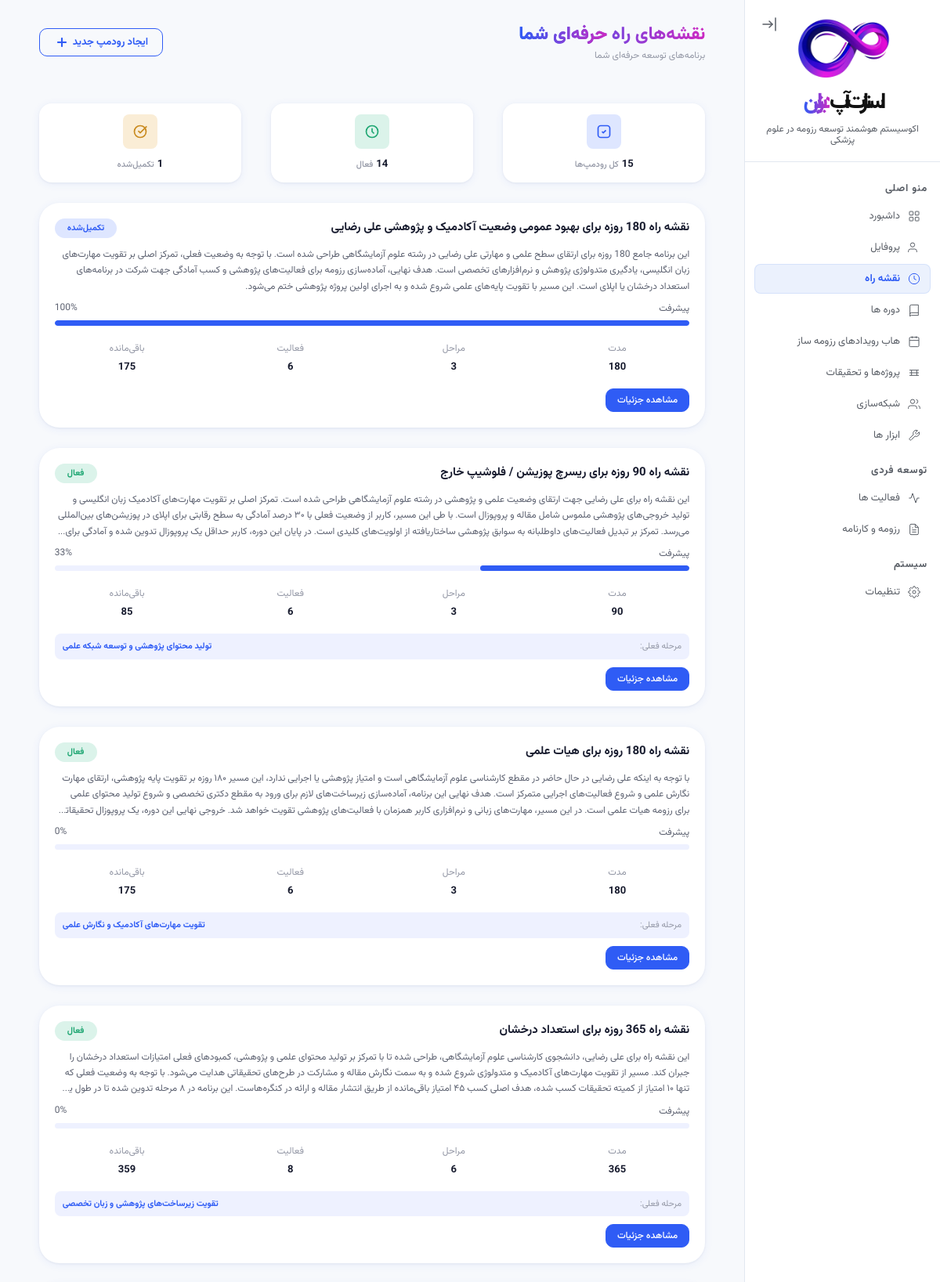
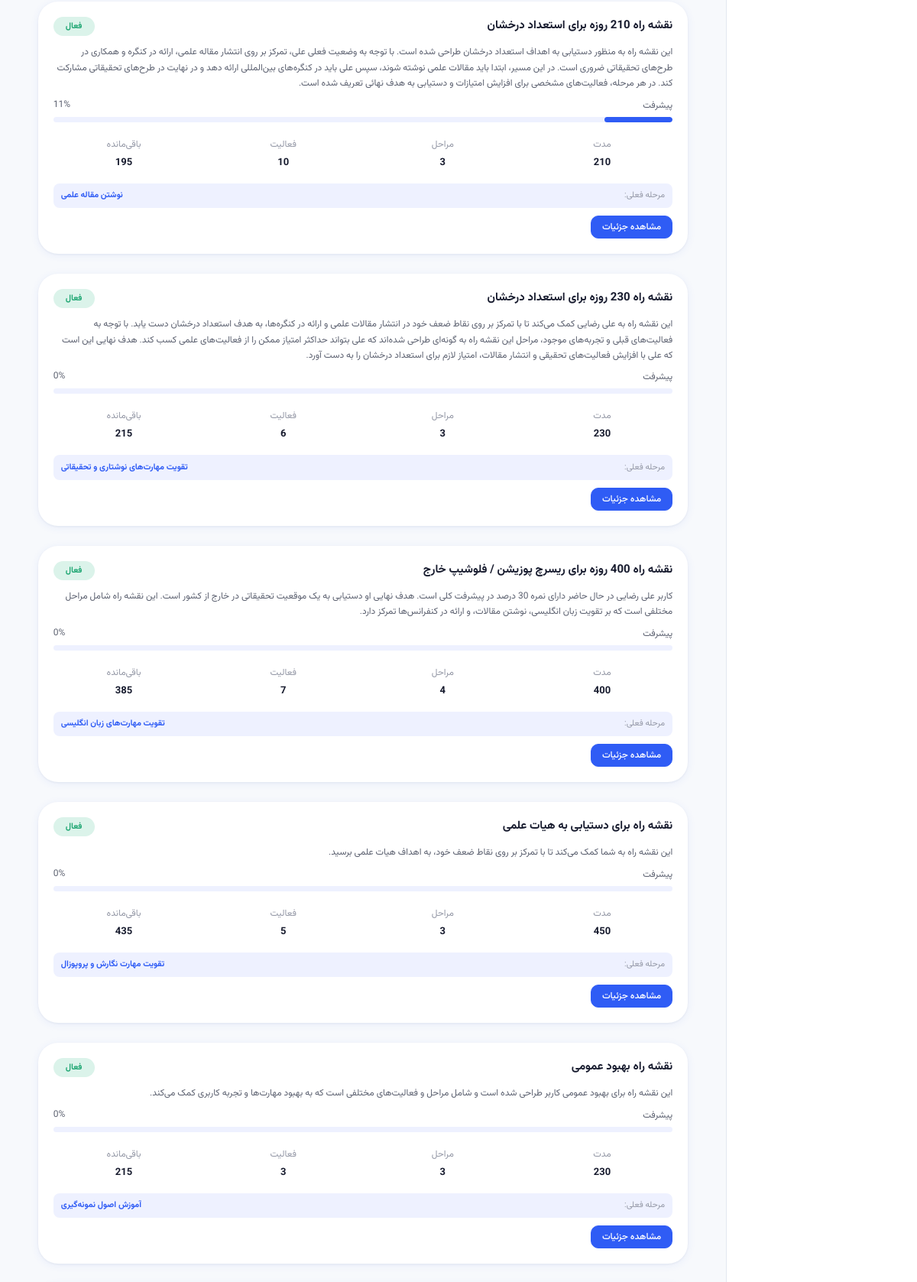
The page /roadmap/ (signed in, upper part) on the database its author committed (2 pictures, top to bottom).
### roadmap/models.py (models this page shows, shortened)
class Roadmap(models.Model):
    STATUS_CHOICES = [
        ('draft', 'پیش‌نویس'),
        ('active', 'فعال'),
        ('completed', 'تکمیل‌شده'),
        ('paused', 'متوقف'),
    ]
    GOAL_CHOICES = [
        ('estedad_darakhshan', 'استعداد درخشان'),
        ('40_emtiaz', '۴۰ امتیازی'),
        ('heyat_elmi', 'هیات علمی'),
        ('research_position', 'ریسرچ پوزیشن / فلوشیپ خارج'),
        ('general', 'بهبود عمومی'),
    ]
    user = models.ForeignKey(User, on_delete=models.CASCADE, related_name='roadmaps')
    title = models.CharField(max_length=255, verbose_name='عنوان رودمپ')
    description = models.TextField(blank=True, null=True, verbose_name='توضیحات')
    goal = models.CharField(max_length=50, choices=GOAL_CHOICES, verbose_name='هدف')
    goal_details = models.TextField(blank=True, null=True, verbose_name='جزئیات هدف')
    status = models.CharField(
        max_length=20,
        choices=STATUS_CHOICES,
        default='draft',
        verbose_name='وضعیت'
    )
    duration_days = models.PositiveIntegerField(
        validators=[MinValueValidator(1), MaxValueValidator(1095)],
        verbose_name='مدت زمان (روز)'
    )
    start_date = models.DateField(auto_now_add=True, verbose_name='تاریخ شروع')
    target_end_date = models.DateField(verbose_name='تاریخ هدف')
    ai_generated = models.BooleanField(default=False, verbose_name='تولید شده توسط AI')
    ai_prompt = models.TextField(blank=True, null=True, verbose_name='prompt AI')
    ai_analysis = models.JSONField(default=dict, blank=True, verbose_name='تحلیل AI')
    total_score = models.FloatField(default=0, verbose_name='امتیاز کل')
    score_breakdown = models.JSONField(default=dict, blank=True, verbose_name='تفکیک امتیاز')
    created_at = models.DateTimeField(auto_now_add=True)
    updated_at = models.DateTimeField(auto_now=True)
    class Meta:
        ordering = ['-created_at']
        verbose_name = 'نقشه راه'
        verbose_name_plural = 'نقشه‌های راه'
    def get_progress(self):
        stages = self.stages.all()
        if not stages:
            return 0
        total = sum(stage.get_progress() for stage in stages)
        return int(total / stages.count())
    def get_active_stage(self):
        return self.stages.filter(status='active').first()
    def get_remaining_days(self):
        from datetime import date
        remaining = (self.target_end_date - date.today()).days
        return max(0, remaining)

class Stage(models.Model):
    STATUS_CHOICES = [
        ('upcoming', 'در انتظار'),
        ('active', 'در حال انجام'),
        ('completed', 'تکمیل‌شده'),
    ]
    PHASE_TYPE_CHOICES = [
        ('foundation', 'بنیادی'),
        ('development', 'توسعه'),
        ('optimization', 'بهینه‌سازی'),
        ('execution', 'اجرا'),
    ]
    PRIORITY_CHOICES = [
        ('low', 'کم'),
        ('medium', 'متوسط'),
        ('high', 'زیاد'),
    ]
    roadmap = models.ForeignKey(Roadmap, on_delete=models.CASCADE, related_name='stages')
    order = models.PositiveIntegerField(verbose_name='ترتیب')
    title = models.CharField(max_length=255, verbose_name='عنوان مرحله')
    description = models.TextField(blank=True, null=True, verbose_name='توضیحات')
    objectives = models.TextField(blank=True, null=True, verbose_name='اهداف')
    status = models.CharField(
        max_length=20,
        choices=STATUS_CHOICES,
        default='upcoming',
        verbose_name='وضعیت'
    )
    phase_type = models.CharField(
        max_length=20,
        choices=PHASE_TYPE_CHOICES,
        blank=True,
        null=True,
        verbose_name='نوع فاز'
    )
    priority = models.CharField(
        max_length=10,
        choices=PRIORITY_CHOICES,
        default='medium',
        verbose_name='اولویت'
    )
    duration_days = models.PositiveIntegerField(verbose_name='مدت زمان (روز)')
    start_date = models.DateField(verbose_name='تاریخ شروع')
    end_date = models.DateField(verbose_name='تاریخ پایان')
    milestone = models.CharField(
        max_length=500,
        blank=True,
        null=True,
        verbose_name='نقطه عطف (معیار تکمیل)'
    )
    success_criteria = models.JSONField(default=list, blank=True, verbose_name='معیارهای موفقیت')
    risks = models.JSONField(default=list, blank=True, verbose_name='ریسک‌های احتمالی')
    recommended_resources = models.JSONField(default=list, blank=True, verbose_name='منابع پیشنهادی')
    created_at = models.DateTimeField(auto_now_add=True)
    updated_at = models.DateTimeField(auto_now=True)
    class Meta:
        ordering = ['roadmap', 'order']
        verbose_name = 'مرحله'
        verbose_name_plural = 'مراحل'
        unique_together = ('roadmap', 'order')
    def get_progress(self):
        activities = self.stage_activities.all()
        if not activities:
            return 0
        completed = activities.filter(is_completed=True).count()
        return int((completed / activities.count()) * 100)

class StageActivity(models.Model):
    stage = models.ForeignKey(
        Stage,
        on_delete=models.CASCADE,
        related_name='stage_activities'
    )
    activity = models.ForeignKey(
        Activity,
        on_delete=models.CASCADE,
        related_name='stage_activities'
    )
    order = models.PositiveIntegerField(verbose_name='ترتیب')
    is_completed = models.BooleanField(default=False, verbose_name='تکمیل‌شده')
    completion_date = models.DateField(blank=True, null=True, verbose_name='تاریخ تکمیل')
    saved_to_profile = models.CharField(
        max_length=50,
        blank=True,
        null=True,
        choices=[
            ('articles', 'مقالات'),
            ('presentations', 'ارائه‌ها'),
            ('executive_records', 'سوابق اجرایی'),
            ('training_courses', 'دوره‌های آموزشی'),
        ],
        verbose_name='ثبت شده در'
    )
    profile_data = models.JSONField(default=dict, blank=True, verbose_name='داده‌های پروفایل')
    progress_percentage = models.PositiveIntegerField(
        default=0,
        validators=[MinValueValidator(0), MaxValueValidator(100)],
        verbose_name='درصد پیشرفت'
    )
    notes = models.TextField(blank=True, null=True, verbose_name='یادداشت‌ها')
    actual_start_date = models.DateField(
        blank=True,
        null=True,
        verbose_name='تاریخ شروع واقعی'
    )
    actual_end_date = models.DateField(
        blank=True,
        null=True,
        verbose_name='تاریخ پایان واقعی'
    )
    static_item_id = models.CharField(
        max_length=100,
        blank=True,
        null=True,
        verbose_name='شناسه آیتم ثابت'
    )
    static_item_data = models.JSONField(
        default=dict,
        blank=True,
        verbose_name='داده‌های آیتم ثابت'
    )
    activity_source = models.CharField(
        max_length=20,
        choices=[
            ('static', 'از لیست ثابت'),
            ('custom', 'دستی ایجاد شده'),
        ],
        default='custom',
        verbose_name='منبع فعالیت'
    )
    checkpoints = models.JSONField(
        default=list,
        blank=True,
        verbose_name='نقاط کنترل',
        help_text=(
            '[{"id": 1, "source_type": "manual|course|project", "title": "...", '
            '"description": "...", "priority": "low|medium|high", "due_date": null, '
            '"notes": "...", "source_id": null, "source_url": null, '
            '"is_completed": false, "date": null}]'
        )
    )
    resources = models.JSONField(
        default=list,
        blank=True,
        verbose_name='منابع',
        help_text='[{"title": "...", "url": "...", "type": "link"}]'
    )
    result_summary = models.TextField(
        blank=True,
        null=True,
        verbose_name='خلاصه نتایج'
    )
    outcome_data = models.JSONField(
        default=dict,
        blank=True,
        verbose_name='داده‌های نتیجه'
    )
    created_at = models.DateTimeField(auto_now_add=True)
    updated_at = models.DateTimeField(auto_now=True)
    class Meta:
        ordering = ['stage', 'order']
        verbose_name = 'فعالیت مرحله'
        verbose_name_plural = 'فعالیت‌های مرحله'
        unique_together = ('stage', 'activity', 'order')

### roadmap/views.py (the view)
# urls.py: path('', views.roadmap_list, name='roadmap_list'),
@login_required
def roadmap_list(request):
    roadmaps = (
        Roadmap.objects.filter(user=request.user)
        .annotate(
            stages_count=Count('stages', distinct=True),
            activities_count=Count('stages__stage_activities', distinct=True),
        )
        .prefetch_related('stages')
        .order_by('-id')
    )
    context = {
        'roadmaps': roadmaps,
        'active_count': roadmaps.filter(status='active').count(),
        'completed_count': roadmaps.filter(status='completed').count(),
    }
    return render(request, 'roadmap/roadmap_list.html', context)

### templates/roadmap/roadmap_list.html (shortened to what this page needs)
{% extends 'base.html' %}
{% load static %}
{% block extra_css %}
<link rel="stylesheet" href="{% static 'css/roadmap.css' %}">
{% endblock %}
{% block content %}
<div class="rm-page">
  <div class="rm-topbar">
    <div>
      <h1 class="rm-page-title">نقشه‌های راه <span class="rm-title-grad">حرفه‌ای شما</span></h1>
      <p class="rm-page-sub">برنامه‌های توسعه حرفه‌ای شما</p>
    </div>
    <a href="{% url 'roadmap:roadmap_create' %}" class="btn btn-outline btn-full btn-lg btn-fit">
      ایجاد رودمپ جدید
      <svg width="16" height="16" viewBox="0 0 24 24" fill="none" stroke="currentColor" stroke-width="2.5"><line x1="12" y1="5" x2="12" y2="19"/><line x1="5" y1="12" x2="19" y2="12"/></svg>
    </a>
  </div>
  <div class="rm-stats-row-3">
    <div class="rm-stat-card">
      <span class="rm-stat-icon rm-stat-icon-total">
        <svg width="20" height="20" viewBox="0 0 24 24" fill="none" stroke="currentColor" stroke-width="2"><rect x="3" y="3" width="18" height="18" rx="4"/><path d="M9 12l2 2 4-4"/></svg>
      </span>
      <div>
        <span class="rm-stat-value">{{ roadmaps|length }}</span>
        <span class="rm-stat-label">کل رودمپ‌ها</span>
      </div>
    </div>
    <div class="rm-stat-card">
      <span class="rm-stat-icon rm-stat-icon-active">
        <svg width="20" height="20" viewBox="0 0 24 24" fill="none" stroke="currentColor" stroke-width="2"><circle cx="12" cy="12" r="9"/><path d="M12 7v5l3 3"/></svg>
      </span>
      <div>
        <span class="rm-stat-value">{{ active_count }}</span>
        <span class="rm-stat-label">فعال</span>
      </div>
    </div>
    <div class="rm-stat-card">
      <span class="rm-stat-icon rm-stat-icon-done">
        <svg width="20" height="20" viewBox="0 0 24 24" fill="none" stroke="currentColor" stroke-width="2"><path d="M9 11l3 3L22 4"/><path d="M21 12a9 9 0 11-18 0 9 9 0 0118 0z"/></svg>
      </span>
      <div>
        <span class="rm-stat-value">{{ completed_count }}</span>
        <span class="rm-stat-label">تکمیل‌شده</span>
      </div>
    </div>
  </div>
  {% if roadmaps %}
  <div class="rm-grid">
    {% for roadmap in roadmaps %}
    <div class="rm-card">
      <div class="rm-card-head">
        <h3 class="rm-card-title">{{ roadmap.title }}</h3>
        <span class="rm-status-pill rm-list-status-{{ roadmap.status }}">
          {% if roadmap.status == 'active' %}فعال
          {% elif roadmap.status == 'completed' %}تکمیل‌شده
          {% elif roadmap.status == 'paused' %}متوقف
          {% else %}پیش‌نویس{% endif %}
        </span>
      </div>
      <p class="rm-card-desc">{{ roadmap.description }}</p>
      <div class="rm-list-progress-wrap">
        <div class="rm-progress-meta">
          <span>پیشرفت</span>
          <span>{{ roadmap.get_progress }}%</span>
        </div>
        <div class="rm-progress-track">
          <div class="rm-progress-fill" style="width: {{ roadmap.get_progress }}%;"></div>
        </div>
      </div>
      <div class="rm-meta-row">
        <div class="rm-meta-item">
          <span class="rm-meta-label">مدت</span>
          <span class="rm-meta-val">{{ roadmap.duration_days }}</span>
        </div>
        <div class="rm-meta-item">
          <span class="rm-meta-label">مراحل</span>
          <span class="rm-meta-val">{{ roadmap.stages_count }}</span>
        </div>
        <div class="rm-meta-item">
          <span class="rm-meta-label">فعالیت</span>
          <span class="rm-meta-val">{{ roadmap.activities_count }}</span>
        </div>
        <div class="rm-meta-item">
          <span class="rm-meta-label">باقی‌مانده</span>
          <span class="rm-meta-val">{{ roadmap.get_remaining_days }}</span>
        </div>
      </div>
      {% with active_stage=roadmap.get_active_stage %}
      {% if active_stage %}
      <div class="rm-active-stage">
        <span class="rm-active-stage-label">مرحله فعلی:</span>
        <span class="rm-active-stage-name">{{ active_stage.title }}</span>
      </div>
      {% endif %}
      {% endwith %}
      <div class="rm-card-footer">
        <a href="{% url 'roadmap:roadmap_detail' roadmap.id %}" class="btn btn-primary btn-fit btn-md">مشاهده جزئیات</a>
      </div>
    </div>
    {% endfor %}
  </div>
  {% endif %}
</div>
{% endblock %}

### rows shown on the page
Roadmap: title "نقشه راه 180 روزه برای بهبود عمومی وضعیت آکادمیک و پژوهشی علی رضایی", status "تکمیل‌شده", description "این برنامه جامع 180 روزه برای ارتقای سطح علمی و مهارتی علی رضایی در رشته علوم آزمایشگاهی طراحی شده است. با توجه به وضعیت فعلی، تمرکز اصلی بر تقویت مهارت‌های زبان انگلیسی، یادگیری متدولوژی پژوهش و نرم‌افزارهای تخصصی است. هدف نهایی، آماده‌سازی رزومه برای فعالیت‌های پژوهشی و کسب آمادگی جهت شرکت در برنامه‌های استعداد درخشان یا اپلای است. این مسیر با تقویت پایه‌های علمی شروع شده و به اجرای اولین پروژه پژوهشی ختم می‌شود.", get_progress "100", duration_days "180", stages_count "3", activities_count "6", get_remaining_days "175"
Roadmap: title "نقشه راه 90 روزه برای ریسرچ پوزیشن / فلوشیپ خارج", status "فعال", description "این نقشه راه برای علی رضایی جهت ارتقای وضعیت علمی و پژوهشی در رشته علوم آزمایشگاهی طراحی شده است. تمرکز اصلی بر تقویت مهارت‌های آکادمیک زبان انگلیسی و تولید خروجی‌های پژوهشی ملموس شامل مقاله و پروپوزال است. با طی این مسیر، کاربر از وضعیت فعلی با ۳۰ درصد آمادگی به سطح رقابتی برای اپلای در پوزیشن‌های بین‌المللی می‌رسد. تمرکز بر تبدیل فعالیت‌های داوطلبانه به سوابق پژوهشی ساختاریافته از اولویت‌های کلیدی است. در پایان این دوره، کاربر حداقل یک پروپوزال تدوین شده و آمادگی…", get_progress "33", duration_days "90", stages_count "3", activities_count "6", get_remaining_days "85", get_active_stage "تولید محتوای پژوهشی و توسعه شبکه علمی"
Roadmap: title "نقشه راه 180 روزه برای هیات علمی", status "فعال", description "با توجه به اینکه علی رضایی در حال حاضر در مقطع کارشناسی علوم آزمایشگاهی است و امتیاز پژوهشی یا اجرایی ندارد، این مسیر ۱۸۰ روزه بر تقویت پایه پژوهشی، ارتقای مهارت نگارش علمی و شروع فعالیت‌های اجرایی متمرکز است. هدف نهایی این برنامه، آماده‌سازی زیرساخت‌های لازم برای ورود به مقطع دکتری تخصصی و شروع تولید محتوای علمی برای رزومه هیات علمی است. در این مسیر، مهارت‌های زبانی و نرم‌افزاری کاربر همزمان با فعالیت‌های پژوهشی تقویت خواهد شد. خروجی نهایی این دوره، یک پروپوزال…", get_progress "0", duration_days "180", stages_count "3", activities_count "6", get_remaining_days "175", get_active_stage "تقویت مهارت‌های آکادمیک و نگارش علمی"
Roadmap: title "نقشه راه 365 روزه برای استعداد درخشان", status "فعال", description "این نقشه راه برای علی رضایی، دانشجوی کارشناسی علوم آزمایشگاهی، طراحی شده تا با تمرکز بر تولید محتوای علمی و پژوهشی، کمبودهای فعلی امتیازات استعداد درخشان را جبران کند. مسیر از تقویت مهارت‌های آکادمیک و متدولوژی شروع شده و به سمت نگارش مقاله و مشارکت در طرح‌های تحقیقاتی هدایت می‌شود. با توجه به وضعیت فعلی که تنها ۱۰ امتیاز از کمیته تحقیقات کسب شده، هدف اصلی کسب ۴۵ امتیاز باقی‌مانده از طریق انتشار مقاله و ارائه در کنگره‌هاست. این برنامه در ۸ مرحله تدوین شده تا در طول…", get_progress "0", duration_days "365", stages_count "6", activities_count "8", get_remaining_days "359", get_active_stage "تقویت زیرساخت‌های پژوهشی و زبان تخصصی"
Roadmap: title "نقشه راه 210 روزه برای استعداد درخشان", status "فعال", description "این نقشه راه به منظور دستیابی به اهداف استعداد درخشان طراحی شده است. با توجه به وضعیت فعلی علی، تمرکز بر روی انتشار مقاله علمی، ارائه در کنگره و همکاری در طرح‌های تحقیقاتی ضروری است. در این مسیر، ابتدا باید مقالات علمی نوشته شوند، سپس علی باید در کنگره‌های بین‌المللی ارائه دهد و در نهایت در طرح‌های تحقیقاتی مشارکت کند. در هر مرحله، فعالیت‌های مشخصی برای افزایش امتیازات و دستیابی به هدف نهائی تعریف شده است.", get_progress "11", duration_days "210", stages_count "3", activities_count "10", get_remaining_days "195", get_active_stage "نوشتن مقاله علمی"
Roadmap: title "نقشه راه 230 روزه برای استعداد درخشان", status "فعال", description "این نقشه راه به علی رضایی کمک می‌کند تا با تمرکز بر روی نقاط ضعف خود در انتشار مقالات علمی و ارائه در کنگره‌ها، به هدف استعداد درخشان دست یابد. با توجه به فعالیت‌های قبلی و تجربه‌های موجود، مراحل این نقشه راه به گونه‌ای طراحی شده‌اند که علی بتواند حداکثر امتیاز ممکن را از فعالیت‌های علمی کسب کند. هدف نهایی این است که علی با افزایش فعالیت‌های تحقیقی و انتشار مقالات، امتیاز لازم برای استعداد درخشان را به دست آورد.", get_progress "0", duration_days "230", stages_count "3", activities_count "6", get_remaining_days "215", get_active_stage "تقویت مهارت‌های نوشتاری و تحقیقاتی"
Roadmap: title "نقشه راه 400 روزه برای ریسرچ پوزیشن / فلوشیپ خارج", status "فعال", description "کاربر علی رضایی در حال حاضر دارای نمره 30 درصد در پیشرفت کلی است. هدف نهایی او دستیابی به یک موقعیت تحقیقاتی در خارج از کشور است. این نقشه راه شامل مراحل مختلفی است که بر تقویت زبان انگلیسی، نوشتن مقالات، و ارائه در کنفرانس‌ها تمرکز دارد.", get_progress "0", duration_days "400", stages_count "4", activities_count "7", get_remaining_days "385", get_active_stage "تقویت مهارت‌های زبان انگلیسی"
Roadmap: title "نقشه راه برای دستیابی به هیات علمی", status "فعال", description "این نقشه راه به شما کمک می‌کند تا با تمرکز بر روی نقاط ضعف خود، به اهداف هیات علمی برسید.", get_progress "0", duration_days "450", stages_count "3", activities_count "5", get_remaining_days "435", get_active_stage "تقویت مهارت نگارش و پروپوزال"
Roadmap: title "نقشه راه بهبود عمومی", status "فعال", description "این نقشه راه برای بهبود عمومی کاربر طراحی شده است و شامل مراحل و فعالیت‌های مختلفی است که به بهبود مهارت‌ها و تجربه کاربری کمک می‌کند.", get_progress "0", duration_days "230", stages_count "3", activities_count "3", get_remaining_days "215", get_active_stage "آموزش اصول نمونه‌گیری"

### other values the page prints
{{ roadmaps|length }} "15"
{{ active_count }} "14"
{{ completed_count }} "1"
